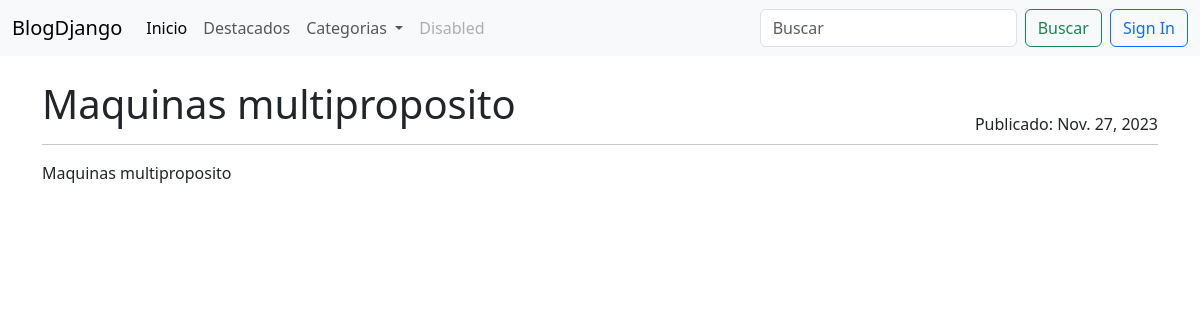
The page /post/Tecnologia on the database as committed earlier.
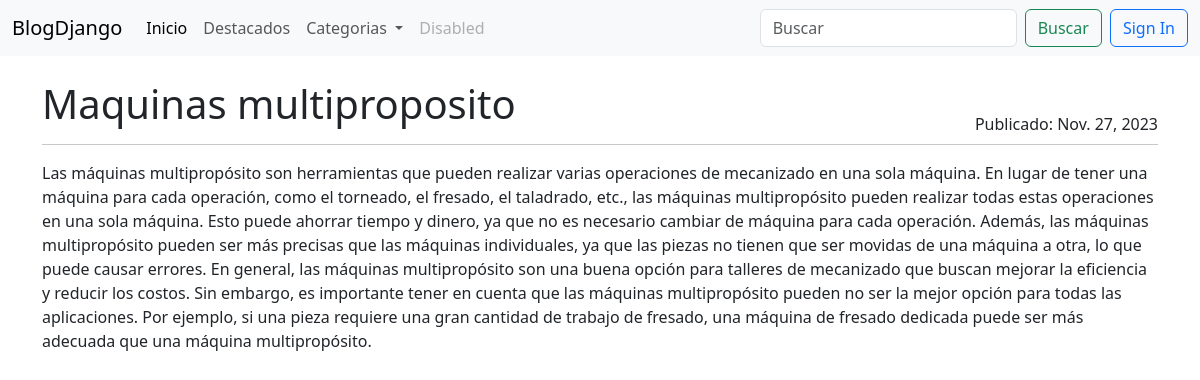
The same page on the database as committed later.
### blogs/models.py (models this page shows, shortened)
class Post(models.Model):
    title = models.CharField(max_length=255)
    slug = models.SlugField(unique=True)
    overview = models.TextField()
    date_created = models.DateTimeField(auto_now_add=True)
    content = models.TextField()
    author = models.ForeignKey(settings.AUTH_USER_MODEL, on_delete=models.PROTECT)
    categories = models.ManyToManyField('Categorias')
    featured = models.BooleanField(default=False)
    pub_date =models.DateTimeField(default=timezone.now)
    class Meta:
        ordering = ["-date_created"]

### blogs/views.py (the view)
# urls.py: path('post/<slug:slug>', views.PostDetailView.as_view(), name='post'),
class PostDetailView(generic.DetailView):
   model = Post
   queryset = Post.objects.filter(featured= True).filter(
         pub_date__lte= timezone.now()
   )
   def get_context_data(self, **kwargs):
      context = super().get_context_data(**kwargs)
      context['categorias'] = Categorias.objects.all()
      return context

### blogs/templates/blogs/post_detail.html
{% extends 'base.html' %}
{% block content %}
<div class="container-xxl bd-gutter mt-3 my-md-4 bd-layout">
    <main class="container">
        <div class="row g-5">
          <div class "col-md-12">
            <div class"row">
                <div class="d-flex justify-content-between">
                    <h1>{{ post.title }}</h1>
                    <div class="align-self-end">Publicado: {{ post.pub_date.date }}</div>
                </div>
            </div>
            <hr class="d-none d-md-block my-2 mb-3 mt-2">
            <p>{{ post.content }}</p>
        </div>
    </main>
</div>
{%endblock content%}

Rows that differ between the two databases and show on the page:
changed Post "Maquinas multiproposito": content "Maquinas multiproposito" → "Las máquinas multipropósito son herramientas que pueden realizar varias operaciones de mecanizado en una sola máquina. En lugar de tener una máquina para cada operación, como el torneado, el fresado, el taladrado, etc., las máquinas multipropósito pueden realizar todas estas operaciones en una sola máquina. Esto puede ahorrar tiempo y dinero, ya que no es necesario cambiar de máquina para cada operación. Además, las máquinas multipropósito pueden ser más precisas que las máquinas individuales, ya que las piezas no tienen que ser movidas de una máquina a otra, lo que puede causar errores. En general, las máquinas multipropósito son una buena opción para talleres de mecanizado que buscan…"
